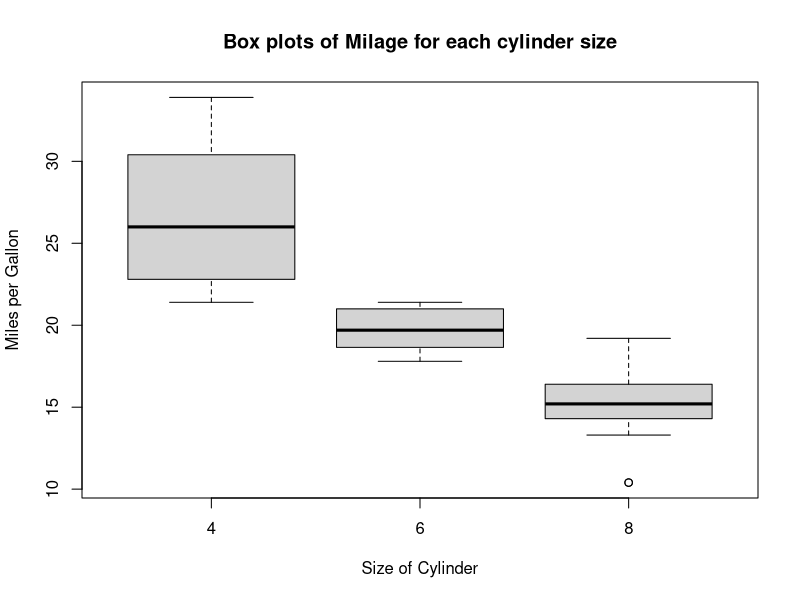

This figure's R source:
## ---- chunk 1
#write your code here. Ends with ```
## ---- chunk 2

## ---- chunk 3
# your r-codes
## ---- chunk 4
library(datasets)
head(mtcars)
mtcars$cyl<-factor(mtcars$cyl)
plot(mtcars$mpg ~ mtcars$cyl, xlab = "Size of Cylinder", ylab = "Miles per Gallon", main = "Box plots of Milage for each cylinder size")
